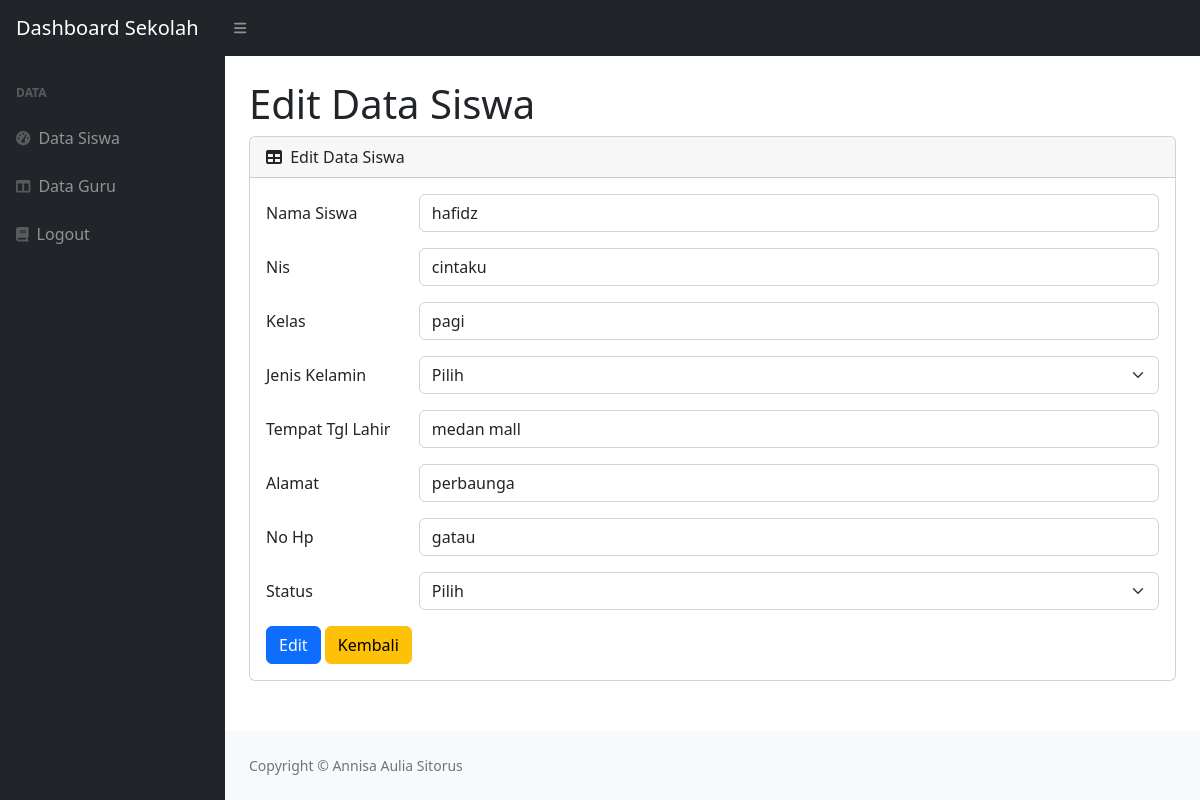
Screenshot of /edit_siswa.php?id=2 with the database file from the repository.
### tables this page shows
CREATE TABLE `siswa` (
  `id` int(11) NOT NULL,
  `nama_siswa` varchar(50) NOT NULL,
  `nis` varchar(20) NOT NULL,
  `kelas` varchar(10) NOT NULL,
  `jenis_kelamin` enum('Laki-laki','Perempuan') NOT NULL,
  `tempat_tanggal_lahir` varchar(100) NOT NULL,
  `alamat` varchar(100) NOT NULL,
  `no_hp` varchar(20) DEFAULT NULL,
  `status` enum('Aktif','Tidak Aktif') NOT NULL
);

### edit_siswa.php (the view, shortened to what this page needs)
<!DOCTYPE html>
<html lang="en">
<head>
    <link href="https://cdn.jsdelivr.net/npm/simple-datatables@7.1.2/dist/style.min.css" rel="stylesheet" />
    <link href="css/styles.css" rel="stylesheet" />
</head>
<body class="sb-nav-fixed">
    <nav class="sb-topnav navbar navbar-expand navbar-dark bg-dark">
        <a class="navbar-brand ps-3" href="index.php">Dashboard Sekolah</a>
        <button class="btn btn-link btn-sm order-1 order-lg-0 me-4 me-lg-0" id="sidebarToggle" href="#!"><i class="fas fa-bars"></i></button>
    </nav>
    <div id="layoutSidenav">
        <div id="layoutSidenav_nav">
            <nav class="sb-sidenav accordion sb-sidenav-dark" id="sidenavAccordion">
                <div class="sb-sidenav-menu">
                    <div class="nav">
                        <div class="sb-sidenav-menu-heading">Data</div>
                        <a class="nav-link" href="index.php">
                            <div class="sb-nav-link-icon"><i class="fas fa-tachometer-alt"></i></div>
                            Data Siswa
                        </a>
                        <a class="nav-link" href="guru.php">
                            <div class="sb-nav-link-icon"><i class="fas fa-columns"></i></div>
                            Data Guru
                        </a>
                        <a class="nav-link" href="logout.php">
                            <div class="sb-nav-link-icon"><i class="fas fa-book"></i></div>
                            Logout
                        </a>
                    </div>
                </div>
            </nav>
        </div>
        <div id="layoutSidenav_content">
            <main>
                <?php
                require_once("koneksi.php");
                $id = $_GET["id"];
                $query = "SELECT * FROM siswa WHERE id=$id";
                $result = mysqli_query($conn, $query);
                $row = mysqli_fetch_assoc($result);
                ?>
                <div class="container-fluid px-4">
                    <h1 class="mt-4">Edit Data Siswa</h1>
                    <div class="card mb-4">
                        <div class="card-header">
                            <i class="fas fa-table me-1"></i>
                            Edit Data Siswa
                        </div>
                        <div class="card-body">
                            <form method="POST">
                                <div class="mb-3 row">
                                    <label class="col-sm-2 col-form-label">Nama Siswa</label>
                                    <div class="col-sm-10">
                                        <input type="text" class="form-control" name="namasiswa" value="<?php echo $row["nama_siswa"]; ?>">
                                    </div>
                                </div>
                                <div class="mb-3 row">
                                    <label class="col-sm-2 col-form-label">Nis</label>
                                    <div class="col-sm-10">
                                        <input type="text" class="form-control" name="nis" value="<?php echo $row["nis"]; ?>">
                                    </div>
                                </div>
                                <div class="mb-3 row">
                                    <label class="col-sm-2 col-form-label">Kelas</label>
                                    <div class="col-sm-10">
                                        <input type="text" class="form-control" name="kelas" value="<?php echo $row["kelas"]; ?>">
                                    </div>
                                </div>
                                <div class="mb-3 row">
                                    <label class="col-sm-2 col-form-label">Jenis Kelamin</label>
                                    <div class="col-sm-10">
                                        <select class="form-select" name="jk">
                                            <option selected>Pilih</option>
                                        </select>
                                    </div>
                                </div>
                                <div class="mb-3 row">
                                    <label class="col-sm-2 col-form-label">Tempat Tgl Lahir</label>
                                    <div class="col-sm-10">
                                        <input type="text" class="form-control" name="ttl" value="<?php echo $row["tempat_tanggal_lahir"]; ?>">
                                    </div>
                                </div>
                                <div class="mb-3 row">
                                    <label class="col-sm-2 col-form-label">Alamat</label>
                                    <div class="col-sm-10">
                                        <input type="text" class="form-control" name="alamat" value="<?php echo $row["alamat"]; ?>">
                                    </div>
                                </div>
                                <div class="mb-3 row">
                                    <label class="col-sm-2 col-form-label">No Hp</label>
                                    <div class="col-sm-10">
                                        <input type="text" class="form-control" name="nohp" value="<?php echo $row["no_hp"]; ?>">
                                    </div>
                                </div>
                                <div class="mb-3 row">
                                    <label class="col-sm-2 col-form-label">Status</label>
                                    <div class="col-sm-10">
                                        <select class="form-select" name="status">
                                            <option selected>Pilih</option>
                                        </select>
                                    </div>
                                </div>
                                <input type="submit" value="Edit" name="edit" class="btn btn-primary">
                                <a href="index.php" class="btn btn-warning">Kembali</a>
                            </form>
                        </div>
                    </div>
                </div>
            </main>
            <footer class="py-4 bg-light mt-auto">
                <div class="container-fluid px-4">
                    <div class="d-flex align-items-center justify-content-between small">
                        <div class="text-muted">Copyright &copy; Annisa Aulia Sitorus</div>
                    </div>
                </div>
            </footer>
        </div>
    </div>
</body>
</html>

### rows the page displays
siswa: namasiswa "hafidz", nis "cintaku", kelas "pagi", ttl "medan mall", alamat "perbaunga", nohp "gatau"
